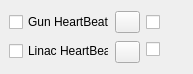
<?xml version="1.0" encoding="UTF-8"?>
<ui version="4.0">
 <class>MainWindow</class>
 <widget class="QMainWindow" name="MainWindow">
  <property name="geometry">
   <rect>
    <x>0</x>
    <y>0</y>
    <width>193</width>
    <height>74</height>
   </rect>
  </property>
  <property name="windowTitle">
   <string>MainWindow</string>
  </property>
  <widget class="QWidget" name="centralwidget">
   <layout class="QHBoxLayout" name="horizontalLayout">
    <item>
     <layout class="QVBoxLayout" name="verticalLayout">
      <item>
       <widget class="QCheckBox" name="gun_check_box">
        <property name="maximumSize">
         <size>
          <width>100</width>
          <height>16777215</height>
         </size>
        </property>
        <property name="text">
         <string>Gun HeartBeat</string>
        </property>
       </widget>
      </item>
      <item>
       <widget class="QCheckBox" name="linac_check_box">
        <property name="maximumSize">
         <size>
          <width>100</width>
          <height>16777215</height>
         </size>
        </property>
        <property name="text">
         <string>Linac HeartBeat</string>
        </property>
       </widget>
      </item>
     </layout>
    </item>
    <item>
     <layout class="QVBoxLayout" name="verticalLayout_2">
      <item>
       <widget class="QPushButton" name="gun_value">
        <property name="maximumSize">
         <size>
          <width>25</width>
          <height>16777215</height>
         </size>
        </property>
        <property name="text">
         <string/>
        </property>
       </widget>
      </item>
      <item>
       <widget class="QPushButton" name="linac_value">
        <property name="maximumSize">
         <size>
          <width>25</width>
          <height>16777215</height>
         </size>
        </property>
        <property name="text">
         <string/>
        </property>
       </widget>
      </item>
     </layout>
    </item>
    <item>
     <layout class="QVBoxLayout" name="verticalLayout_3">
      <item>
       <widget class="QCheckBox" name="gun_is_keeping_alive">
        <property name="text">
         <string/>
        </property>
       </widget>
      </item>
      <item>
       <widget class="QCheckBox" name="linac_is_keeping_alive">
        <property name="text">
         <string/>
        </property>
       </widget>
      </item>
     </layout>
    </item>
   </layout>
  </widget>
 </widget>
 <resources/>
 <connections/>
</ui>
